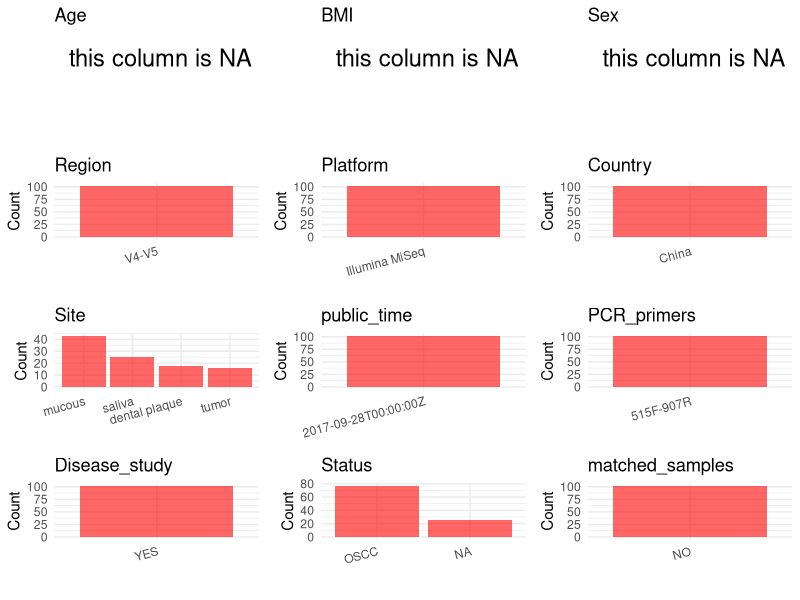

Generate this figure with R: (Note: this script raises an error after producing the figure.)
## ---- chunk 1
library(tidyverse)
library(ggplot2)
library(cowplot)

setwd("C:/Users/zyc/Desktop/oral_project/PRJNA412445")
initial_meta <- read.csv("SraRunTable.csv", header = TRUE) 
head(initial_meta)
## ---- chunk 2
metadata <- data.frame(
  BioProject = initial_meta$BioProject,
  Run = initial_meta$Run,
  sample_name = initial_meta$Sample.Name,
  Age = NA, 
  BMI = NA,  
  Sex = NA,
  Region = "V4-V5",
  Platform = initial_meta$Instrument,
  Country = initial_meta$geo_loc_name_country,
  Site = initial_meta$isolation_source,
  public_time = initial_meta$ReleaseDate,
  matched_samples = "NO",
  stringsAsFactors = FALSE
)
## ---- chunk 3
 # metadata <- metadata %>%
 #  mutate(Sex = recode(Sex, "female" = "F", "male" = "M"))
metadata <-metadata%>%
  mutate(Status = case_when(Site == "mucous" ~ "OSCC",
                            Site == "dental plaque" ~ "OSCC",
                            Site == "tumor" ~ "OSCC",
                            TRUE ~ NA))

## ---- chunk 4
metadata$title <- "The Clinical Potential of Oral Microbiota as a Screening Tool for Oral Squamous Cell Carcinomas"
metadata$Disease_study <- "YES"
metadata$PCR_primers <- "515F-907R"
head(metadata)
## ---- chunk 5
print(paste("Number of unique runs:", length(unique(metadata$Run))))
print(paste("Number of unique sample names:", length(unique(metadata$sample_name))))
## ---- chunk 6
plot_data <- metadata %>%
  select(-BioProject, -Run, -sample_name, -title)

# Function to create simple plots for each column
create_simple_plots <- function(data) {
  plots <- list()
  
  for (col in colnames(data)) {
    # Check if the column is all NA
    if (all(is.na(data[[col]]))) {
      # Create an empty plot with text indicating all NA
      p <- ggplot() +
        annotate("text", x = 0.5, y = 0.5, label = "this column is NA", size = 6) +
        labs(title = col) +
        theme_void()
    } else if (is.numeric(data[[col]])) {
      # Numeric variable: histogram
      p <- ggplot(data, aes(x = .data[[col]])) +
        geom_histogram(fill = "blue", alpha = 0.6, bins = 20, na.rm = T) +
        labs(title = col) +
        theme_minimal()
    } else {
      # Categorical variable: bar plot (remove NA values)
      count_data <- as.data.frame(table(data[[col]], useNA = "ifany"))
      p <- ggplot(count_data, aes(x = reorder(Var1, -Freq), y = Freq)) +
        geom_col(fill = "red", alpha = 0.6) +
        labs(title = col, x = NULL, y = "Count") +
        theme_minimal() +
        theme(axis.text.x = element_text(angle = 15, hjust = 1))
    }
    plots[[col]] <- p
  }
  
  return(plots)
}


plots <- create_simple_plots(plot_data)
p<-plot_grid(plots$Age, 
          plots$BMI, 
          plots$Sex, 
          plots$Region, 
          plots$Platform, 
          plots$Country, 
          plots$Site,
          plots$public_time, 
          plots$PCR_primers,
          plots$Disease_study,
          plots$Status,
          plots$matched_samples,# add 
          ncol = 3, align = "hv", axis = "lb")
ggsave("Metadata_Summary.png", plot = p, width = 8, height = 6, dpi = 150)


## ---- chunk 7
knitr::include_graphics("Metadata_Summary.png")
## ---- chunk 8
metadata <- metadata[, c(
  "BioProject", "Run", "sample_name", "Age", "BMI", "Sex", 
  "Region", "Platform", "Country", "Site", "public_time", 
  "PCR_primers", "title", "Disease_study", "Status","matched_samples"
)]

write.csv(metadata, file = "metadata.csv", quote = FALSE)
